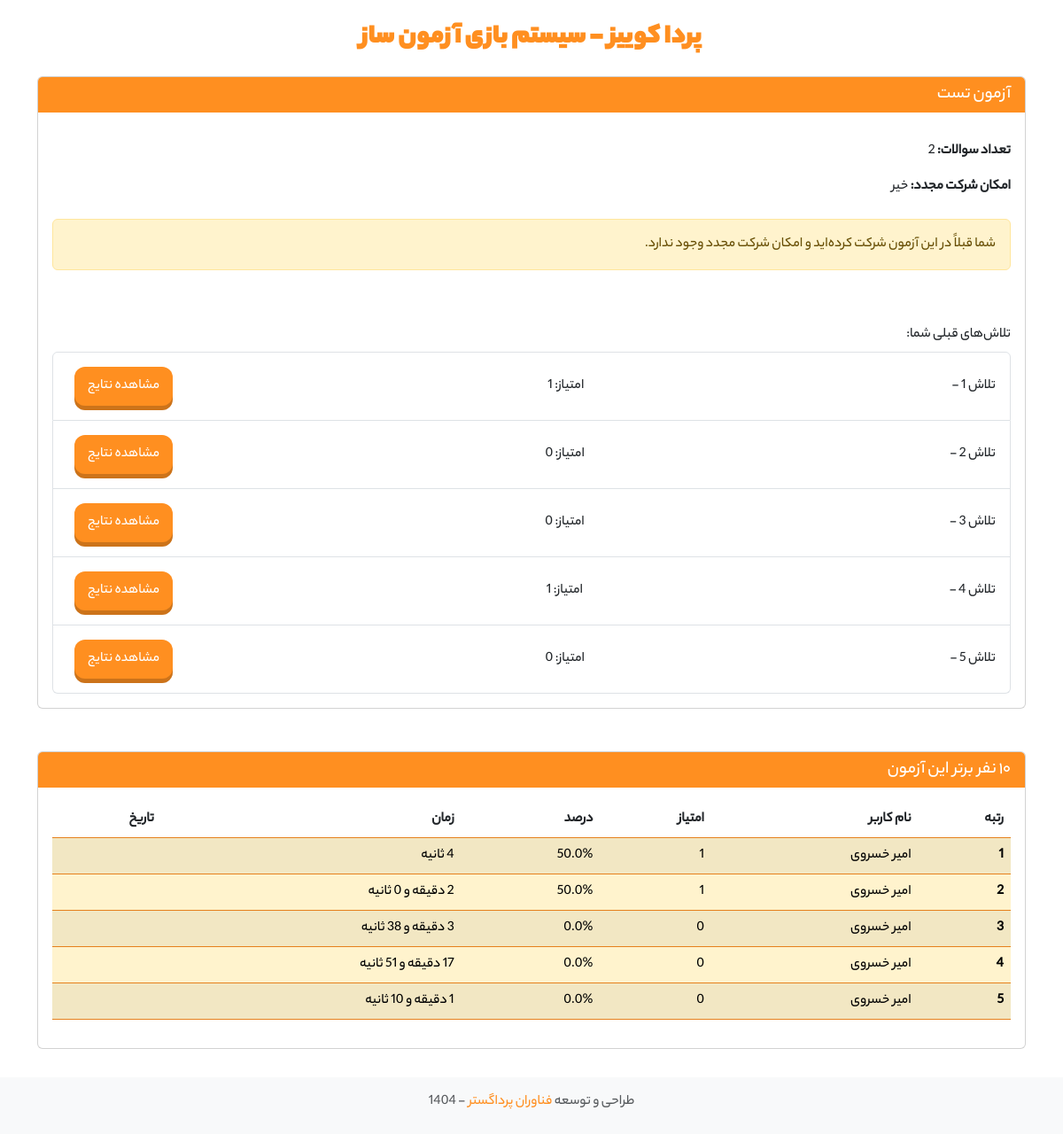
Before: /quiz/2/ (signed in) with the older database file.
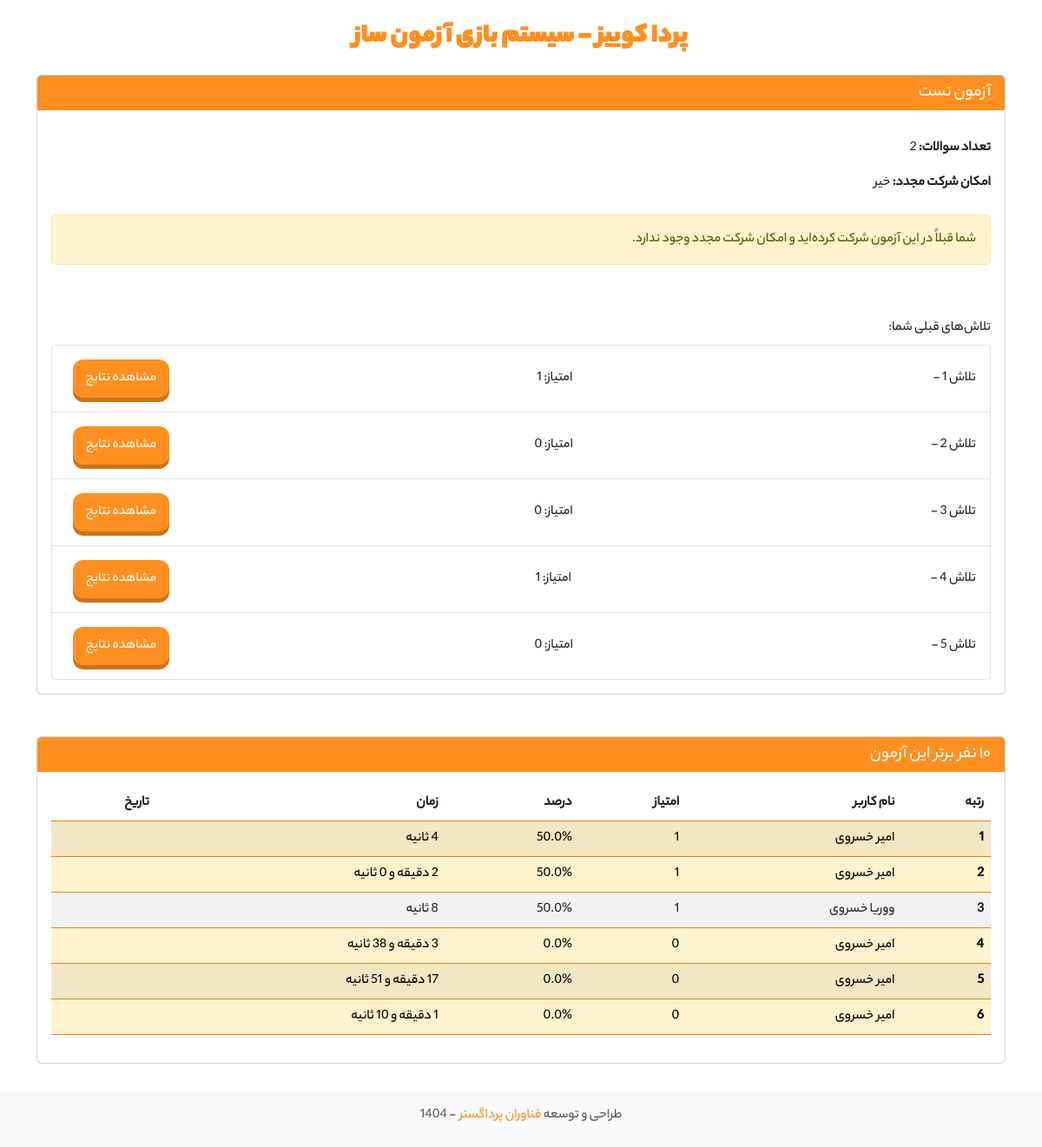
After: the same page with the newer database file.
### quiz/models.py (models this page shows, shortened)
class QuizAttempt(models.Model):
    user = models.ForeignKey(User, on_delete=models.CASCADE, related_name='quiz_attempts')
    quiz = models.ForeignKey(Quiz, on_delete=models.CASCADE, related_name='attempts')
    start_time = models.DateTimeField(default=timezone.now)
    end_time = models.DateTimeField(null=True, blank=True)
    score = models.IntegerField(default=0)
    completed = models.BooleanField(default=False)
    def calculate_duration(self):
        if self.end_time:
            return (self.end_time - self.start_time).total_seconds()
        return None

### quiz/views.py (the view)
# urls.py: path('quiz/<int:quiz_id>/', views.quiz_detail, name='quiz_detail'),
@login_required
def quiz_detail(request, quiz_id):
    quiz = get_object_or_404(Quiz, id=quiz_id)
    user_attempts = QuizAttempt.objects.filter(
        user=request.user,
        quiz=quiz,
        completed=True
    ).order_by('-end_time')
    user_completed = user_attempts.exists()
    can_retake = quiz.allow_retake or not user_completed
    top_attempts = QuizAttempt.objects.filter(
        quiz=quiz,
        completed=True
    ).order_by('-score', 'end_time')[:10]
    for attempt in top_attempts:
        total_points = sum(q.points for q in quiz.questions.all())
        attempt.percentage = (attempt.score / total_points * 100) if total_points > 0 else 0
        duration = attempt.calculate_duration() or 0
        if duration < 60:
            attempt.duration_formatted = f"{int(duration)} ثانیه"
        else:
            minutes = int(duration) // 60
            seconds = int(duration) % 60
            attempt.duration_formatted = f"{minutes} دقیقه و {seconds} ثانیه"
    context = {
        'title': quiz.title,
        'quiz': quiz,
        'user_attempts': user_attempts,
        'user_completed': user_completed,
        'can_retake': can_retake,
        'top_attempts': top_attempts
    }
    return render(request, 'quiz/quiz_detail.html', context)

### quiz/templatetags/quiz_filters.py (called while the page is built)
@register.filter
def jalali_date(value, format_string="%Y/%m/%d"):
    if not value:
        return ""
    try:
        if is_aware(value):
            tehran_tz = pytz.timezone('Asia/Tehran')
            value = value.astimezone(tehran_tz)
        else:
            if settings.USE_TZ:
                tehran_tz = pytz.timezone('Asia/Tehran')
                value = tehran_tz.localize(value)
        jalali_dt = jdatetime.datetime.fromgregorian(datetime=value)
        result = jalali_dt.strftime(format_string)
        persian_numbers = {
            '0': '۰', '1': '۱', '2': '۲', '3': '۳', '4': '۴',
            '5': '۵', '6': '۶', '7': '۷', '8': '۸', '9': '۹'
        }
        for en, fa in persian_numbers.items():
            result = result.replace(en, fa)
        return result
    except Exception as e:
        return str(value)  # در صورت خطا، همان مقدار اولیه را برمی‌گرداند

### templates/quiz/quiz_detail.html (shortened to what this page needs)
{% extends 'base.html' %}
{% load quiz_filters %}
{% block content %}
<div class="card mb-5">
    <div class="card-header bg-orange text-white">
        <h5 class="card-title mb-0">{{ quiz.title }}</h5>
    </div>
    <div class="card-body">
        <p><strong>تعداد سوالات:</strong> {{ quiz.questions.count }}</p>
        <p><strong>امکان شرکت مجدد:</strong> {% if quiz.allow_retake %}بله{% else %}خیر{% endif %}</p>
        {% if can_retake %}
            <div class="mt-4">
                <a href="{% url 'quiz:start_quiz' quiz.id %}" class="btn btn-3d-orange">شروع آزمون</a>
            </div>
        {% elif not quiz.allow_retake and user_completed %}
            <div class="alert alert-warning mt-4">
                شما قبلاً در این آزمون شرکت کرده‌اید و امکان شرکت مجدد وجود ندارد.
            </div>
        {% else %}
            <div class="mt-4 mb-4">
                <a href="{% url 'quiz:start_quiz' quiz.id %}" class="btn btn-3d-orange">شروع آزمون</a>
            </div>
        {% endif %}
<br>
        {% if user_attempts %}
            <h6 class="mt-4">تلاش‌های قبلی شما:</h6>
            <ul class="list-group">
                {% for attempt in user_attempts %}
                <li class="list-group-item d-flex justify-content-between align-items-center">
                    تلاش {{ forloop.counter }} - {{ attempt.start_time|jalali_date:"%Y/%m/%d ساعت %H:%M" }}
                    <span class=" ">امتیاز: {{ attempt.score }}</span>
                    <a href="{% url 'quiz:quiz_results' attempt.id %}" class="btn btn-sm btn-3d-orange">مشاهده نتایج</a>
                </li>
                {% endfor %}
            </ul>
        {% endif %}
    </div>
</div>
<div class="card mb-5">
    <div class="card-header bg-orange text-white">
        <h5 class="card-title mb-0">۱۰ نفر برتر این آزمون</h5>
    </div>
    <div class="card-body">
        {% if top_attempts %}
            <div class="table-responsive">
                <table class="table bg-orange table-striped table-hover">
                    <thead>
                        <tr>
                            <th scope="col">رتبه</th>
                            <th scope="col">نام کاربر</th>
                            <th scope="col">امتیاز</th>
                            <th scope="col">درصد</th>
                            <th scope="col">زمان</th>
                            <th scope="col">تاریخ</th>
                        </tr>
                    </thead>
                    <tbody>
                        {% for attempt in top_attempts %}
                        <tr {% if attempt.user == request.user %}class="table-warning bg-orange"{% endif %}>
                            <th scope="row">{{ forloop.counter }}</th>
                            <td>{{ attempt.user.get_full_name|default:attempt.user.username }}</td>
                            <td>{{ attempt.score }}</td>
                            <td>{{ attempt.percentage|floatformat:1 }}%</td>
                            <td>{{ attempt.duration_formatted }}</td>
                            <td>{{ attempt.end_time|jalali_date:"%Y/%m/%d ساعت %H:%M"}}</td>
                        </tr>
                        {% endfor %}
                    </tbody>
                </table>
            </div>
        {% else %}
            <div class="alert alert-info">
                هنوز هیچ کاربری در این آزمون شرکت نکرده است.
            </div>
        {% endif %}
    </div>
</div>
<br>
<br>
{% endblock %}

Changed rows visible on the page:
added QuizAttempt: user.get_full_name "ووریا خسروی", score "1", percentage "50.0", duration_formatted "8 ثانیه", shown under "۱۰ نفر برتر این آزمون"
